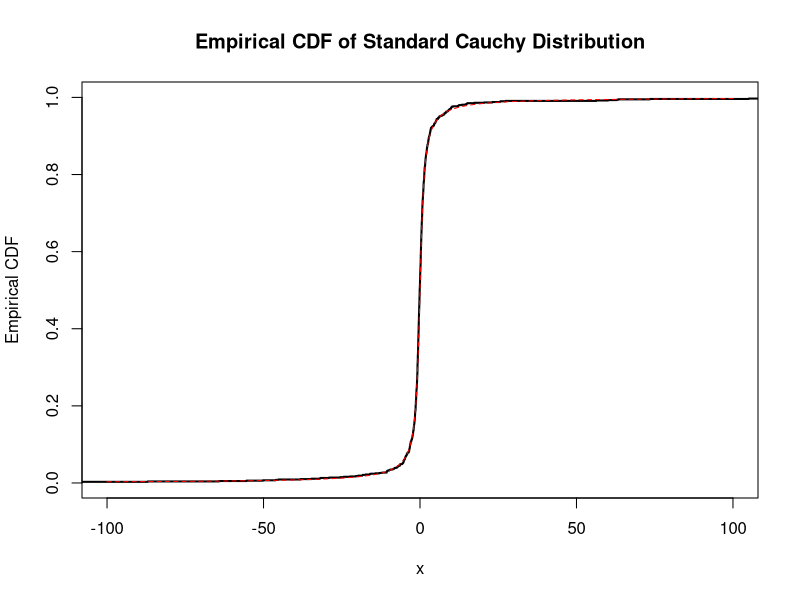

This chart was generated by the following R code:
## ---- chunk 1
knitr::opts_chunk$set(
  collapse = TRUE,
  comment = "#>"
)
include_solutions <- TRUE
## ---- chunk 2
require(rmarkdown)
require(knitr)
require(kableExtra)
# Put any library imports and other preamble here.
## ---- chunk 3

### Question 1a

generate_cauchy_samples <- function(n) {
  u <- runif(n)  # Generate 'n' uniform random numbers between 0 and 1
  samples <- tan(pi * (u - 0.5))  # Apply the inverse CDF formula to get Cauchy samples
  return(samples)
}

num_samples = 1000

# Generate samples from the standard Cauchy distribution
cauchy_samples <- generate_cauchy_samples(num_samples)

## ---- chunk 4

### Question 1b

# Sort the samples in ascending order
sorted_samples <- sort(cauchy_samples)

# Calculate the cumulative probabilities for each sample
cumulative_probs <- (1:num_samples) / num_samples

x_values <- seq(-100, 100,  length.out = 1000)
cdf_values <- pcauchy(x_values)

# Plot the empirical CDF
plot(sorted_samples, 
     cumulative_probs, 
     type = "s", 
     xlab = "x", 
     ylab = "Empirical CDF", 
     main = "Empirical CDF of Standard Cauchy Distribution", 
     lwd = 2, lty = 1, xlim = c(-100,100))
lines(x_values, cdf_values, type = "l", 
      xlab = "x", ylab = "CDF", main = "CDF of Standard Cauchy Distribution", 
      col = 'red', lty = 2)
## ---- chunk 5

### Question 1c

calculate_ecdf <- function(x) {
    return(sum(sorted_samples <= x)/num_samples)
}

df <- data.frame(x = c(0.5, 1.0, 10.0), 
                ecdf = c(calculate_ecdf(0.5), 
                         calculate_ecdf(1.0), 
                         calculate_ecdf(10.0))
                )
kbl(df,
    caption = 'Empirical CDF', 
    label = 'ecdf',
    digits = 2) %>%
  kable_styling(bootstrap_options = c("striped", "hover", "condensed"), font_size = 12)
